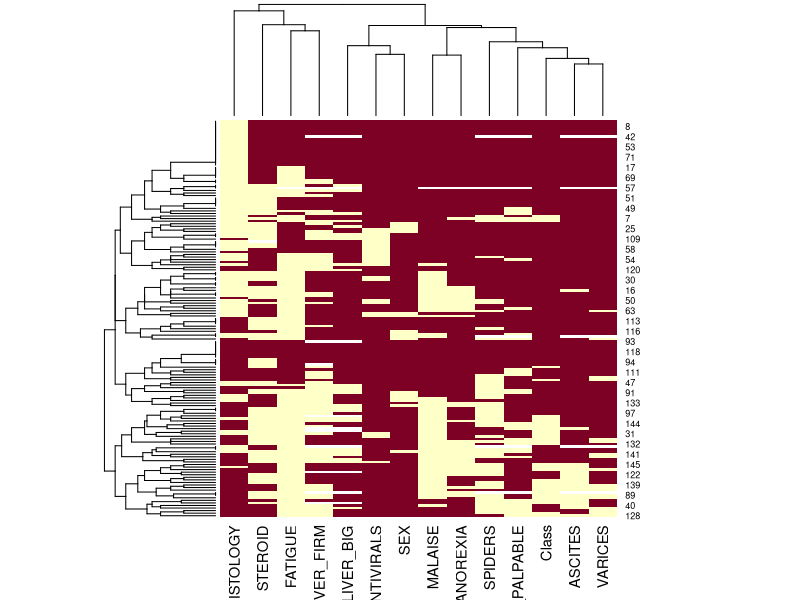
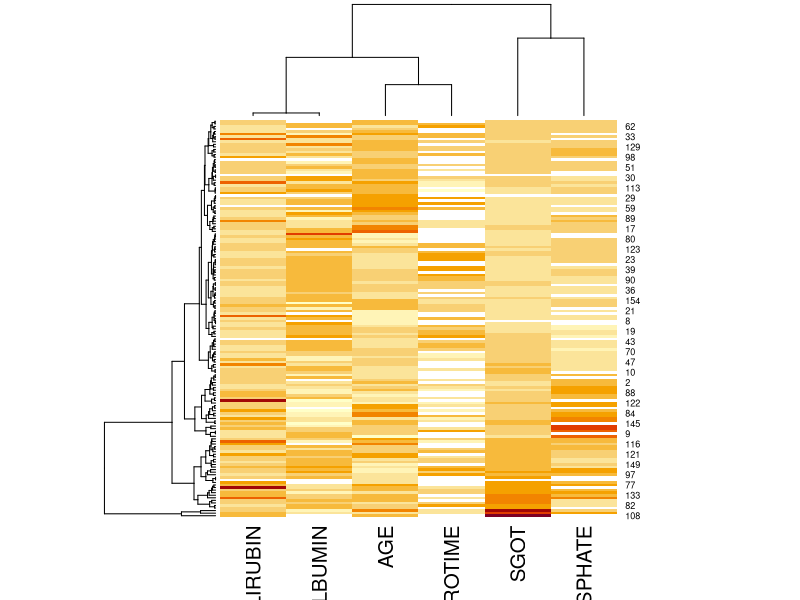
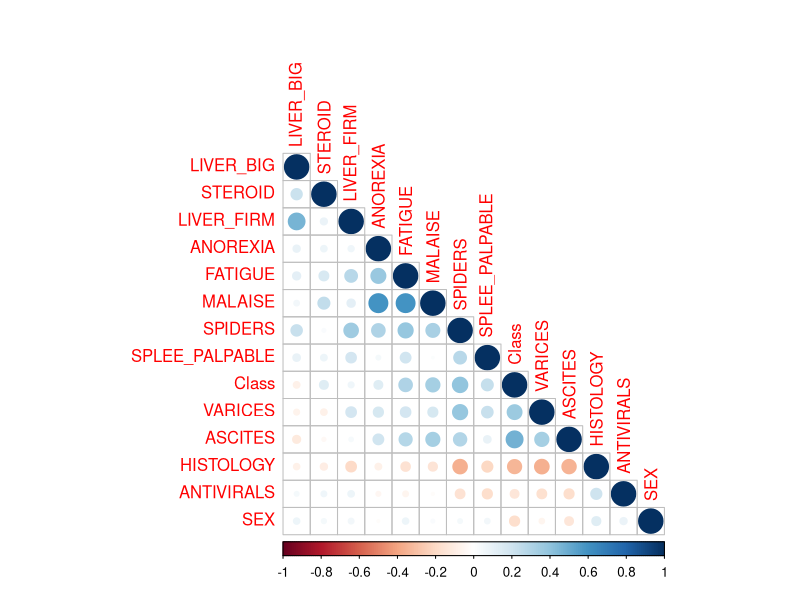
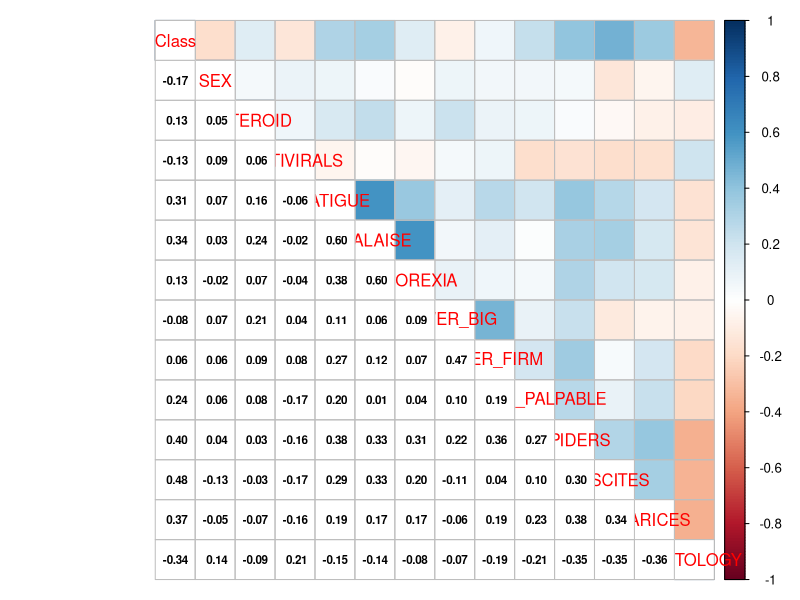

Here is the R script that generated these plots, in order:

library(plyr)
library(tidyverse)
library(gplots)
library(corrplot)
library(GGally)

######### HEPATATIS ###############

# rawhepatitis <- read_csv("./workshops/4_data_visualization/material/hepatitis.csv", na = "?")
# glimpse(hepatitis)
# 
# rawhepatitis$Class <- revalue(factor(rawhepatitis$Class), c("1"="DIE", "2"="LIVE") )
# rawhepatitis$SEX <- revalue(factor(rawhepatitis$SEX), c("1"="male","2"="female"))
# 
# clean_hepatitis <- rawhepatitis %>% mutate_at(vars(STEROID:VARICES, HISTOLOGY), as.factor) %>% 
#   mutate_at(vars(STEROID:VARICES, HISTOLOGY), funs(case_when(. == 1 ~ "No", . ==  2 ~ "Yes" )))
# 
# clean_hepatitis %>% write_csv("./workshops/4_data_visualization/material/clean_hepatitis.csv")

clean_hepatitis <- read_csv("./workshops/4_data_visualization/material/clean_hepatitis.csv")
clean_hepatitis <- clean_hepatitis %>% mutate_if(is.character, as.factor)


hep_mat_factors <- as.matrix(clean_hepatitis %>% select_if(is.factor) %>% mutate_all(as.numeric))

heatmap(hep_mat_factors, scale="none")

hep_mat_numeric <- clean_hepatitis %>% select_if(is.numeric)  %>% as.matrix()
heatmap(hep_mat_numeric, scale="col")


cormat <- cor(hep_mat_factors, use = "pairwise.complete.obs", method = "pearson")
corrplot(cormat, type = "lower", order = "AOE")
corrplot.mixed(cormat, lower.col = "black", upper = "color", number.cex = .7)
